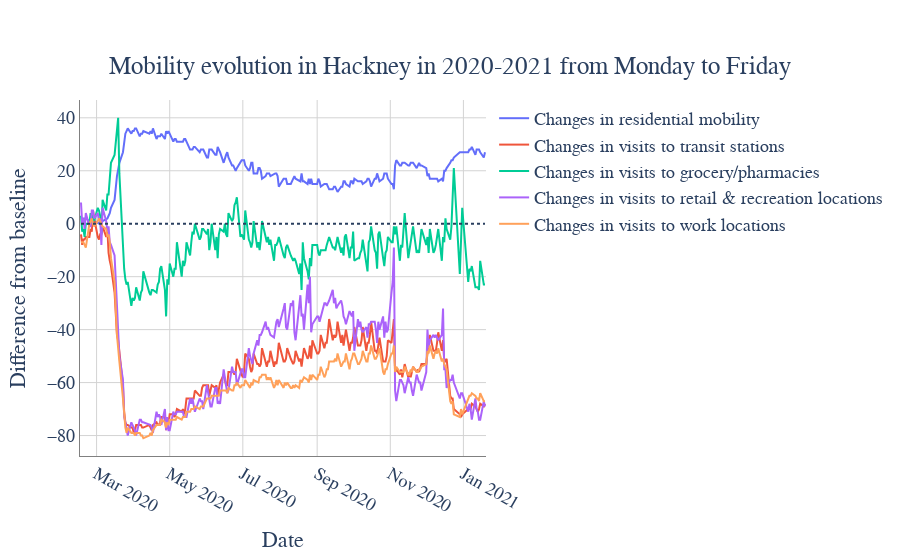

This figure's notebook cell:
### Code cell
trace0=go.Scatter(
x=gb_hackney_week['date'],
y=gb_hackney_week['residential_percent_change_from_baseline'],
mode ='lines',
name = 'Changes in residential mobility'
)
trace1=go.Scatter(
x=gb_hackney_week['date'],
y=gb_hackney_week['transit_stations_percent_change_from_baseline'],
mode ='lines',
name = 'Changes in visits to transit stations'
)
trace2=go.Scatter(
x=gb_hackney_week['date'],
y=gb_hackney_week['grocery_and_pharmacy_percent_change_from_baseline'],
mode ='lines',
name = 'Changes in visits to grocery/pharmacies'
)
trace3=go.Scatter(
x=gb_hackney_week['date'],
y=gb_hackney_week['retail_and_recreation_percent_change_from_baseline'],
mode ='lines',
name = 'Changes in visits to retail & recreation locations'
)
trace4=go.Scatter(
x=gb_hackney_week['date'],
y=gb_hackney_week['workplaces_percent_change_from_baseline'],
mode ='lines',
name = 'Changes in visits to work locations'
)

data=[trace0, trace1, trace2, trace3, trace4]
layout=go.Layout(title={'text': 'Mobility evolution in Hackney in 2020-2021 from Monday to Friday','y':0.9,'x':0.5,'xanchor': 'center',
        'yanchor': 'top'},
                 xaxis_title='Date',
                yaxis_title='Difference from baseline',
                font=dict(
        family="Helvetica",
        size=18,
        #color="blue"
                ),
        plot_bgcolor='rgb(255,255,255)',
                 )
fig=go.Figure(data=data, layout=layout)
fig.update_xaxes(showline=True, linewidth=1, linecolor='grey', gridcolor='lightgrey')
fig.update_yaxes(showline=True, linewidth=1, linecolor='grey', gridcolor='lightgrey')
fig.update_layout(shapes=[
dict(
  type= 'line',
  yref= 'y', y0=0, y1= 0,   # adding a horizontal line at Y = 1
  xref= 'x', x0= min(gb_hackney_week['date']), x1= max(gb_hackney_week['date']), line =dict(dash="dot")
     ) 
])
iplot(fig)

### Figure 1 — Plotly figure (JSON) as saved in the notebook; plotly's stock layout.template omitted (floating-point values rounded to 4 significant figures; data arrays with more than 128 entries replaced by an {"elided": "..."} marker saying what was removed)
{"data": [{"mode": "lines", "name": "Changes in residential mobility", "type": "scatter", "x": {"elided": "230 str values"}, "y": {"elided": "230 int values"}}, {"mode": "lines", "name": "Changes in visits to transit stations", "type": "scatter", "x": {"elided": "230 str values"}, "y": {"elided": "230 int values"}}, {"mode": "lines", "name": "Changes in visits to grocery/pharmacies", "type": "scatter", "x": {"elided": "230 str values"}, "y": {"elided": "230 int values"}}, {"mode": "lines", "name": "Changes in visits to retail & recreation locations", "type": "scatter", "x": {"elided": "230 str values"}, "y": {"elided": "230 int values"}}, {"mode": "lines", "name": "Changes in visits to work locations", "type": "scatter", "x": {"elided": "230 str values"}, "y": {"elided": "230 int values"}}], "layout": {"autosize": true, "font": {"family": "Helvetica", "size": 18}, "plot_bgcolor": "rgb(255,255,255)", "shapes": [{"line": {"dash": "dot"}, "type": "line", "x0": "2020-02-17T00:00:00", "x1": "2021-01-19T00:00:00", "xref": "x", "y0": 0, "y1": 0, "yref": "y"}], "title": {"text": "Mobility evolution in Hackney in 2020-2021 from Monday to Friday", "x": 0.5, "xanchor": "center", "y": 0.9, "yanchor": "top"}, "xaxis": {"autorange": true, "gridcolor": "lightgrey", "linecolor": "grey", "linewidth": 1, "range": ["2020-02-16 13:07:44.5161", "2021-01-19 10:52:15.4839"], "showline": true, "title": {"text": "Date"}, "type": "date"}, "yaxis": {"autorange": true, "gridcolor": "lightgrey", "linecolor": "grey", "linewidth": 1, "range": [-87.72, 46.72], "showline": true, "title": {"text": "Difference from baseline"}, "type": "linear"}}}
